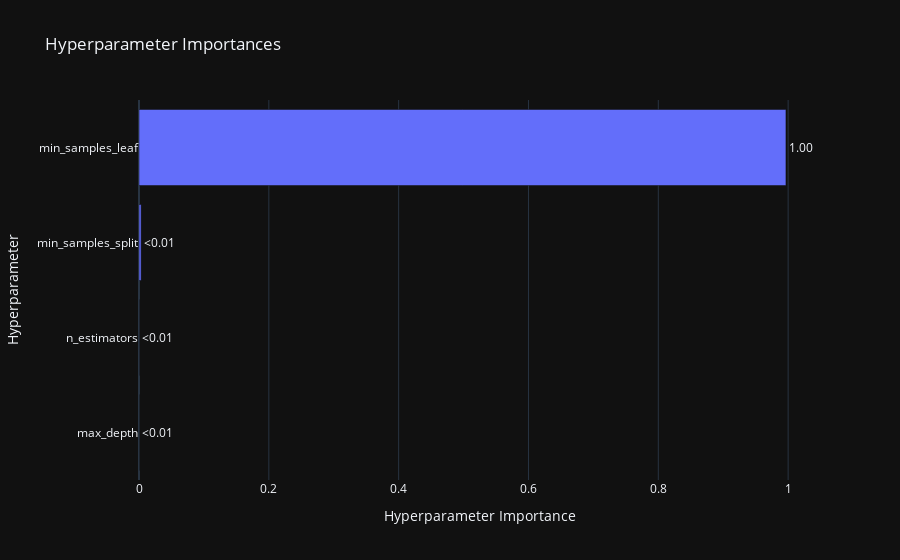

Notebook source saved alongside this figure:
### Code cell
optuna.visualization.plot_param_importances(study)

### Figure 1 — Plotly figure (JSON) as saved in the notebook; plotly's stock layout.template omitted (floating-point values rounded to 4 significant figures)
{"data": [{"cliponaxis": false, "hovertemplate": ["max_depth (IntDistribution): 2.419294173443932e-05<extra></extra>", "n_estimators (IntDistribution): 7.681338002446734e-05<extra></extra>", "min_samples_split (IntDistribution): 0.0032527616317493367<extra></extra>", "min_samples_leaf (IntDistribution): 0.9966462320464917<extra></extra>"], "name": "Objective Value", "orientation": "h", "text": ["<0.01", "<0.01", "<0.01", "1.00"], "textposition": "outside", "x": [2.419e-05, 7.681e-05, 0.003253, 0.9966], "y": ["max_depth", "n_estimators", "min_samples_split", "min_samples_leaf"], "type": "bar"}], "layout": {"title": {"text": "Hyperparameter Importances"}, "xaxis": {"title": {"text": "Hyperparameter Importance"}}, "yaxis": {"title": {"text": "Hyperparameter"}}}}
